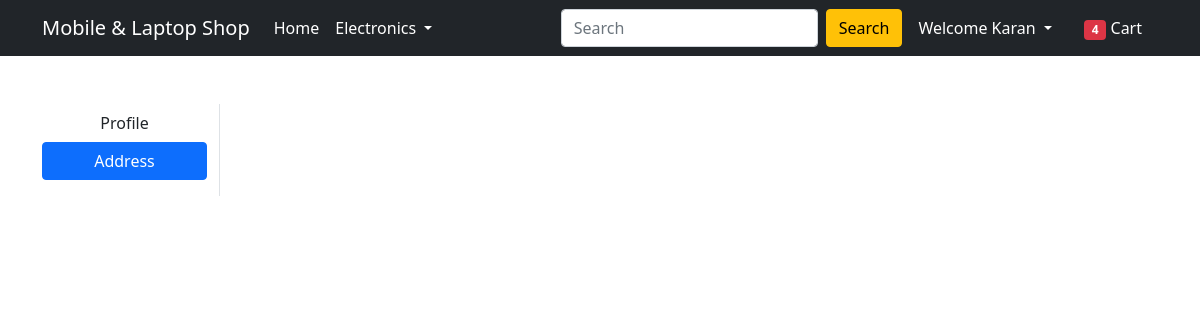
Before: /address/ (signed in) with the older database file.
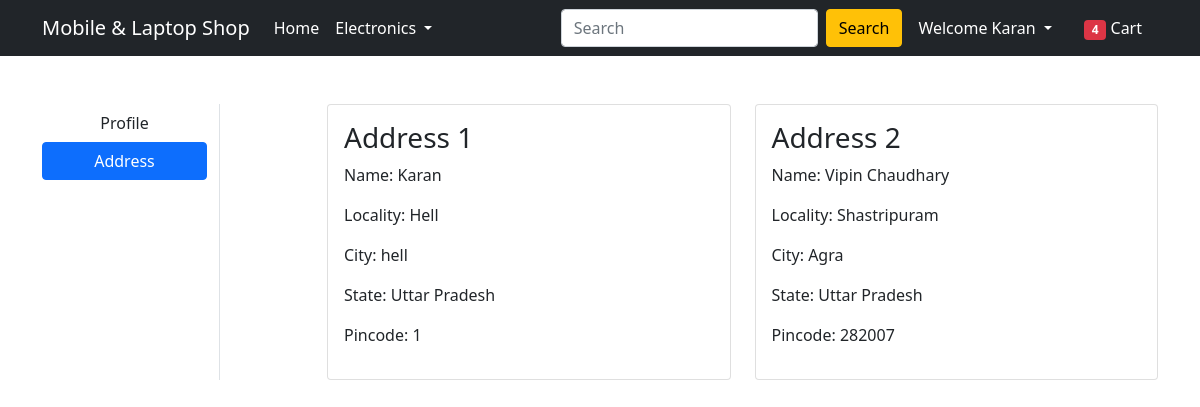
After: the same page with the newer database file.
### app/models.py (models this page shows, shortened)
class Customer(models.Model):
	user = models.ForeignKey(User, on_delete=models.CASCADE)
	name = models.CharField(max_length=200)
	locality = models.CharField(max_length=200)
	city = models.CharField(max_length=50)
	zipcode = models.IntegerField()
	state = models.CharField(choices=STATE_CHOICES, max_length=50)

### app/views.py (the view)
# urls.py: path('address/', views.address, name='address'),
def address(request):
    add = Customer.objects.filter(user=request.user)
    return render(request, 'app/address.html', {'add':add})

### app/templates/app/address.html (shortened to what this page needs)
{% extends 'app/base.html' %}
{% load static %}
{% block main-content %}
<div class="container my-5">
 <div class="row">
  <div class="col-sm-2 border-end">
   <ul class="list-unstyled">
    <li class="d-grid"><a href="{% url 'profile' %}" class="btn">Profile</a></li>
    <li class="d-grid"><a href="{% url 'address' %}" class="btn btn-primary">Address</a></li>
   </ul>
  </div>
  <div class="col-sm-9 offset-sm-1">
   <div class="row">
    {% for ad in add %}
    <div class="col-sm-6">
     <div class="card">
      <div class="card-body">
       <h3>Address {{forloop.counter}}</h3>
       <p>Name: {{ad.name}}</p>
       <p>Locality: {{ad.locality}}</p>
       <p>City: {{ad.city}}</p>
       <p>State: {{ad.state}}</p>
       <p>Pincode: {{ad.zipcode}}</p>
      </div>
     </div>
    </div>
    {% endfor %}
   </div>
  </div>
 </div>
</div>
{% endblock main-content %}

### app/templates/app/base.html (shortened to what this page needs)
<!doctype html>
{% load static %}
<html lang="en">
  <head>
    <link href="https://cdn.jsdelivr.net/npm/bootstrap@5.0.0-beta1/dist/css/bootstrap.min.css" rel="stylesheet">
    <link rel="stylesheet" href="{% static 'app/css/owl.carousel.min.css' %}">
    <link rel="stylesheet" href="{% static 'app/css/all.min.css' %}">
    <link rel="stylesheet" href="{% static 'app/css/style.css' %}">
  </head>
  <body>
    <nav class="navbar navbar-expand-lg navbar-dark bg-dark">
     <div class="container">
       <a class="navbar-brand" >Mobile & Laptop Shop</a>
       <div class="collapse navbar-collapse" id="navbarSupportedContent">
         <ul class="navbar-nav me-auto mb-2 mb-lg-0">
           <li class="nav-item">
             <a class="nav-link active" aria-current="page" href="/">Home</a>
           </li>
           <li class="nav-item dropdown">
             <a class="nav-link dropdown-toggle text-white" href="#" id="electronicsDropdown" role="button" data-bs-toggle="dropdown" aria-expanded="false">
               Electronics
             </a>
           </li>
         </ul>
         <form class="d-flex">
           <input class="form-control me-2" type="search" placeholder="Search" aria-label="Search">
           <button class="btn btn-warning" type="submit">Search</button>
         </form>
         <div>
          <ul class="navbar-nav me-auto mb-2 mb-lg-0">
            {% if request.user.is_authenticated %}
           <li class="nav-item dropdown mx-2">
              <a class="nav-link dropdown-toggle text-white" href="#" id="profileDropdown" role="button" data-bs-toggle="dropdown" aria-expanded="false">
                Welcome {{request.user.username|capfirst}}
              </a>
            </li>
            <li class="nav-item mx-2">
             <a href="{% url 'showcart' %}" class="nav-link text-white"><span class="badge bg-danger">4</span> Cart </a>
            </li>
            {% endif %}
          </ul>
         </div>
       </div>
     </div>
    </nav>
    {% block main-content %} {% endblock main-content %}
  </body>
</html>

Changed rows visible on the page:
added Customer: name "Karan", locality "Hell", city "hell", state "Uttar Pradesh", zipcode "1"
added Customer: name "Vipin Chaudhary", locality "Shastripuram", city "Agra", state "Uttar Pradesh", zipcode "282007"
